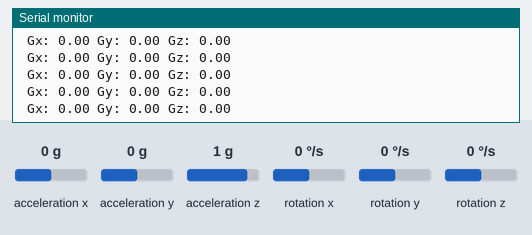
A sketch run on a simulated ESP8266 (NodeMCU). Shown: the last lines printed to the serial monitor. Wiring (inferred from the names in the program): MPU-6050 motion sensor at I2C address 0x68. The inputs (shaded band) are chosen by the test bench; at power-on: rotation y 0 °/s, acceleration x 0 g, acceleration y 0 g, acceleration z 1 g, rotation x 0 °/s, rotation z 0 °/s.

Above: at 2.8 s.
2.9 s: rotation y set to 94 °/s
At 3.13 s:
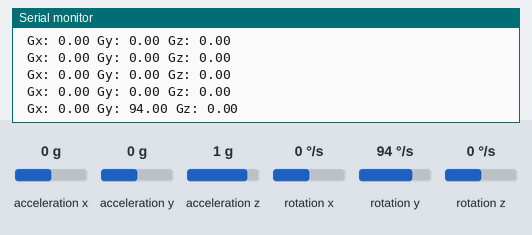
4.4 s: rotation y set to 104 °/s
At 4.55 s:
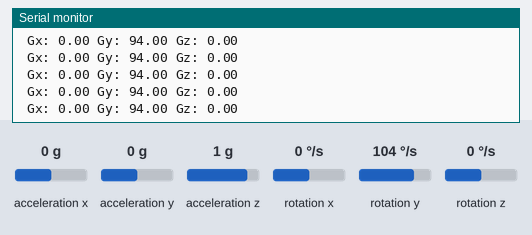
Timing chart, 0 to 7.4 s (numbered marks = the images above; inputs shaded):
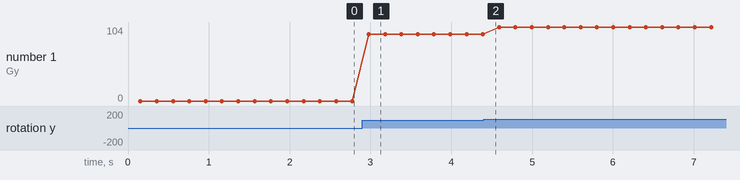

The sketch:

node_mcu_mpu_6050.ino
```cpp
#include <Wire.h>

// MPU6050 Slave Device Address
const uint8_t MPU6050SlaveAddress = 0x68;

// Select SDA and SCL pins for I2C communication
const uint8_t scl = D6;
const uint8_t sda = D7;

// sensitivity scale factor respective to full scale setting provided in datasheet
const uint16_t AccelScaleFactor = 16384;
const uint16_t GyroScaleFactor = 131;

// MPU6050 few configuration register addresses
const uint8_t MPU6050_REGISTER_SMPLRT_DIV   =  0x19;
const uint8_t MPU6050_REGISTER_USER_CTRL    =  0x6A;
const uint8_t MPU6050_REGISTER_PWR_MGMT_1   =  0x6B;
const uint8_t MPU6050_REGISTER_PWR_MGMT_2   =  0x6C;
const uint8_t MPU6050_REGISTER_CONFIG       =  0x1A;
const uint8_t MPU6050_REGISTER_GYRO_CONFIG  =  0x1B;
const uint8_t MPU6050_REGISTER_ACCEL_CONFIG =  0x1C;
const uint8_t MPU6050_REGISTER_FIFO_EN      =  0x23;
const uint8_t MPU6050_REGISTER_INT_ENABLE   =  0x38;
const uint8_t MPU6050_REGISTER_ACCEL_XOUT_H =  0x3B;
const uint8_t MPU6050_REGISTER_SIGNAL_PATH_RESET  = 0x68;

int16_t AccelX, AccelY, AccelZ, Temperature, GyroX, GyroY, GyroZ;
//configure MPU6050

void I2C_Write(uint8_t deviceAddress, uint8_t regAddress, uint8_t data){
  Wire.beginTransmission(deviceAddress);
  Wire.write(regAddress);
  Wire.write(data);
  Wire.endTransmission();
}

// read all 14 register
void Read_RawValue(uint8_t deviceAddress, uint8_t regAddress){
  Wire.beginTransmission(deviceAddress);
  Wire.write(regAddress);
  Wire.endTransmission();
  Wire.requestFrom(deviceAddress, (uint8_t)14);
  AccelX = (((int16_t)Wire.read()<<8) | Wire.read());
  AccelY = (((int16_t)Wire.read()<<8) | Wire.read());
  AccelZ = (((int16_t)Wire.read()<<8) | Wire.read());
  Temperature = (((int16_t)Wire.read()<<8) | Wire.read());
  GyroX = (((int16_t)Wire.read()<<8) | Wire.read());
  GyroY = (((int16_t)Wire.read()<<8) | Wire.read());
  GyroZ = (((int16_t)Wire.read()<<8) | Wire.read());
}

void MPU6050_Init(){
  delay(150);
  I2C_Write(MPU6050SlaveAddress, MPU6050_REGISTER_SMPLRT_DIV, 0x07);
  I2C_Write(MPU6050SlaveAddress, MPU6050_REGISTER_PWR_MGMT_1, 0x01);
  I2C_Write(MPU6050SlaveAddress, MPU6050_REGISTER_PWR_MGMT_2, 0x00);
  I2C_Write(MPU6050SlaveAddress, MPU6050_REGISTER_CONFIG, 0x00);
  I2C_Write(MPU6050SlaveAddress, MPU6050_REGISTER_GYRO_CONFIG, 0x00);//set +/-250 degree/second full scale
  I2C_Write(MPU6050SlaveAddress, MPU6050_REGISTER_ACCEL_CONFIG, 0x00);// set +/- 2g full scale
  I2C_Write(MPU6050SlaveAddress, MPU6050_REGISTER_FIFO_EN, 0x00);
  I2C_Write(MPU6050SlaveAddress, MPU6050_REGISTER_INT_ENABLE, 0x01);
  I2C_Write(MPU6050SlaveAddress, MPU6050_REGISTER_SIGNAL_PATH_RESET, 0x00);
  I2C_Write(MPU6050SlaveAddress, MPU6050_REGISTER_USER_CTRL, 0x00);
}

void setup() {
  Serial.begin(9600);
  Wire.begin(sda, scl);
  MPU6050_Init();
}

void loop() {
  double Ax, Ay, Az, T, Gx, Gy, Gz;

  Read_RawValue(MPU6050SlaveAddress, MPU6050_REGISTER_ACCEL_XOUT_H);

  //divide each with their sensitivity scale factor
  Ax = (double)AccelX/AccelScaleFactor;
  Ay = (double)AccelY/AccelScaleFactor;
  Az = (double)AccelZ/AccelScaleFactor;
  T = (double)Temperature/340+36.53; //temperature formula
  Gx = (double)GyroX/GyroScaleFactor;
  Gy = (double)GyroY/GyroScaleFactor;
  Gz = (double)GyroZ/GyroScaleFactor;

  //Serial.print("Ax: "); Serial.print(Ax);
  //Serial.print(" Ay: "); Serial.print(Ay);
  //Serial.print(" Az: "); Serial.print(Az);
  //Serial.print(" T: "); Serial.print(T);
  Serial.print(" Gx: "); Serial.print(Gx);
  Serial.print(" Gy: "); Serial.print(Gy);
  Serial.print(" Gz: "); Serial.println(Gz);

  if ((Gx > 75.0 || Gx < -75.0) & Gy > 100.0)
  {
    Serial.println("ACCIDENT DETECTED         ....");
  }

  delay(200);
}
```

Measured:
- after the input at 2.9 s, the serial monitor: prints a new line after 0.08 s (image 1)
- plotted number 1: 0 → 94 after the input at 2.9 s, 94 → 104 after the input at 4.4 s
